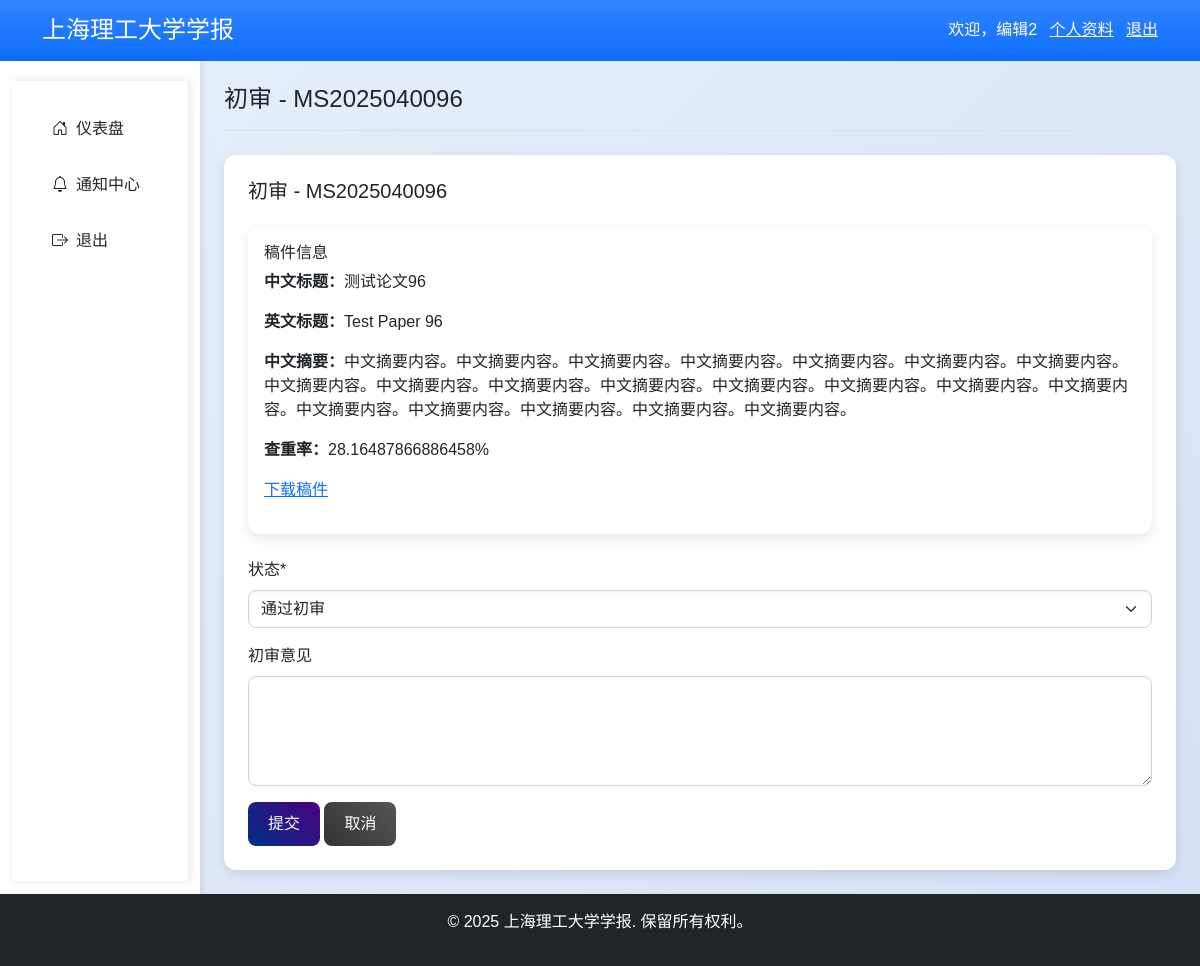
The page /editor/initial-review/MS2025040096/ (signed in) on the database its author committed.
### accounts/models.py (models this page shows, shortened)
class UserProfile(models.Model):
    user = models.OneToOneField(User, on_delete=models.CASCADE, related_name="profile")
    full_name = models.CharField("姓名", max_length=50)
    institution = models.CharField("单位", max_length=200)
    title = models.CharField("职称", max_length=50, blank=True)
    email = models.EmailField("电子邮箱", unique=True)
    phone = models.CharField(
        "电话", max_length=20, validators=[RegexValidator(r'^\+?\d{10,15}$', "电话格式无效")])
    orcid = models.CharField("ORCID", max_length=50, blank=True)
    research_fields = models.ManyToManyField(ResearchField, verbose_name="研究领域")
    class Meta:
        verbose_name = "用户资料"
        verbose_name_plural = "用户资料"

### manuscripts/models.py (models this page shows, shortened)
class Manuscript(models.Model):
    manuscript_id = models.CharField("稿件编号", max_length=20, unique=True)
    STATUS_CHOICES = [
        ('DRAFT', '草稿'),
        ('SUBMITTED', '已提交'),
        ('UNDER_REVIEW', '外审中'),
        ('REVISION_REQUIRED', '需要修改'),
        ('REVISED', '已修改'),
        ('ACCEPTED', '已接受'),
        ('REJECTED', '已拒绝'),
        ('REJECT_INITIAL', '初审拒绝'),
        ('PUBLISHED', '已发表'),
    ]
    STATUS_CHOICES_DICT = dict(STATUS_CHOICES)
    status = models.CharField("状态", max_length=30, choices=STATUS_CHOICES, default='DRAFT')
    title_cn = models.CharField("中文标题", max_length=200)
    title_en = models.CharField("英文标题", max_length=200)
    authors = models.TextField("作者列表")
    affiliations = models.TextField("作者单位")
    corresponding_author = models.CharField("通讯作者", max_length=100)
    submitter = models.ForeignKey(User, on_delete=models.CASCADE, related_name="submitted_manuscripts")
    type = models.ForeignKey(ManuscriptType, on_delete=models.SET_NULL, null=True, verbose_name="稿件类型")
    abstract_cn = models.TextField("中文摘要")
    abstract_en = models.TextField("英文摘要")
    keywords_cn = models.CharField("中文关键词", max_length=200)
    keywords_en = models.CharField("英文关键词", max_length=200)
    category_number = models.CharField("中图分类号", max_length=50, blank=True)
    research_field = models.ForeignKey(ResearchField, on_delete=models.SET_NULL, null=True, verbose_name="研究领域")
    similarity_rate = models.FloatField(
        "查重率", default=0.0, validators=[MinValueValidator(0.0), MaxValueValidator(100.0)])
    manuscript_file = models.FileField("原稿文件", upload_to="manuscripts/")
    revised_file = models.FileField("修改稿文件", upload_to="manuscripts/revised/", blank=True)
    additional_file = models.FileField("附加文件", upload_to="manuscripts/additional/", blank=True)
    created_at = models.DateTimeField("创建时间", auto_now_add=True)
    updated_at = models.DateTimeField("更新时间", auto_now=True)
    submit_date = models.DateTimeField("提交时间", null=True, blank=True)
    handling_editor = models.ForeignKey(
        User, on_delete=models.SET_NULL, related_name="handling_manuscripts", null=True, blank=True, verbose_name="责任编辑"
    )
    decision_date = models.DateTimeField("决定时间", null=True, blank=True)
    publish_date = models.DateField("出版日期", null=True, blank=True)
    volume = models.IntegerField("卷号", null=True, blank=True)
    issue = models.IntegerField("期号", null=True, blank=True)
    class Meta:
        verbose_name = "稿件"
        verbose_name_plural = "稿件"

### editor/views.py (the view)
# urls.py: path('initial-review/<str:manuscript_id>/', views.initial_review, name='initial_review'),
@login_required
def initial_review(request, manuscript_id):
    manuscript = get_object_or_404(Manuscript, manuscript_id=manuscript_id, status='SUBMITTED')
    if 'Editor' not in UserRole.objects.filter(user=request.user, is_active=True).values_list('role__name', flat=True):
        return HttpResponseForbidden("无权限访问")
    if request.method == 'POST':
        form = InitialReviewForm(request.POST, instance=manuscript)
        if form.is_valid():
            manuscript = form.save(commit=False)
            manuscript.handling_editor = request.user
            manuscript.decision_date = timezone.now()
            manuscript.save()
            notification_type = 'DECISION' if manuscript.status == 'REJECT_INITIAL' else 'SUBMISSION'
            Notification.objects.create(
                recipient=manuscript.submitter,
                notification_type=notification_type,
                title=f"稿件 {manuscript.manuscript_id} 初审{'拒绝' if manuscript.status == 'REJECT_INITIAL' else '通过'}",
                message=f"您的稿件《{manuscript.title_cn}》{'初审未通过，原因：' + form.cleaned_data['comment'] if manuscript.status == 'REJECT_INITIAL' else '已通过初审，进入外审阶段'}",
                url=f"/manuscripts/detail/{manuscript.manuscript_id}/",
                related_id=manuscript.manuscript_id
            )
            with open('media/notifications/log.txt', 'a', encoding='utf-8') as f:
                f.write(f"{timezone.now()}: 稿件 {manuscript.manuscript_id} 初审 {manuscript.status} by {request.user.username}\n")
            messages.success(request, "初审完成")
            return redirect('editor_dashboard')
    else:
        form = InitialReviewForm(instance=manuscript)
    return render(request, 'editor/initial_review.html', {'form': form, 'manuscript': manuscript})

### editor/forms.py (shortened to what this page needs)
class InitialReviewForm(forms.ModelForm):
    comment = forms.CharField(
        label="初审意见", widget=forms.Textarea(attrs={'rows': 4}), required=False
    )
    class Meta:
        model = Manuscript
        fields = ['status', 'comment']
    def __init__(self, *args, **kwargs):
        super().__init__(*args, **kwargs)
        self.fields['status'].choices = [
            ('UNDER_REVIEW', '通过初审'),
            ('REJECT_INITIAL', '初审拒绝'),
        ]

### templates/editor/initial_review.html (shortened to what this page needs)
{% extends "base.html" %}
{% load crispy_forms_filters %}
{% load crispy_forms_tags %}
{% block page_title %}初审 - {{ manuscript.manuscript_id }}{% endblock %}
{% block content %}
<div class="card shadow p-4">
  <h2 class="card-title h5 mb-4">初审 - {{ manuscript.manuscript_id }}</h2>
  <div class="card mb-4">
    <div class="card-body">
      <h3 class="h6">稿件信息</h3>
      <p><strong>中文标题：</strong>{{ manuscript.title_cn }}</p>
      <p><strong>英文标题：</strong>{{ manuscript.title_en }}</p>
      <p><strong>中文摘要：</strong>{{ manuscript.abstract_cn }}</p>
      <p><strong>查重率：</strong>{{ manuscript.similarity_rate }}%</p>
      <p><a href="{{ manuscript.manuscript_file.url }}">下载稿件</a></p>
    </div>
  </div>
  <form method="post">
    {{ form|crispy }}
    <button type="submit" class="btn btn-primary bg-gradient">提交</button>
    <a href="{% url 'editor_dashboard' %}" class="btn btn-secondary bg-gradient">取消</a>
  </form>
</div>
{% endblock %}

### templates/components/header.html
<header class="bg-primary bg-gradient text-white py-3">
  <div class="container d-flex justify-content-between align-items-center">
    <h1 class="h4 mb-0">上海理工大学学报</h1>
    {% if user.is_authenticated %}
      <div>
        <span>欢迎，{{ user.profile.full_name }}</span>
        <a href="{% url 'profile' %}" class="text-white mx-2">个人资料</a>
        <a href="{% url 'logout' %}" class="text-white">退出</a>
      </div>
    {% else %}
      <div>
        <a href="{% url 'login' %}" class="text-white mx-2">登录</a>
        <a href="{% url 'register' %}" class="text-white">注册</a>
      </div>
    {% endif %}
  </div>
</header>

### static/css/custom.css (style rules this page uses)
body { background: linear-gradient(135deg, #e6f0fa 0%, #d6e0f5 100%) !important; font-family: 'Arial', sans-serif; color: #212529; }
.card { border-radius: 12px !important; border: none !important; background: #ffffff !important; box-shadow: 0 4px 12px rgba(0, 0, 0, 0.1) !important; transition: transform 0.2s ease, box-shadow 0.2s ease; }
.btn-primary.bg-gradient { background: linear-gradient(45deg, #003087, #4B0082) !important; border: none !important; color: #ffffff !important; padding: 10px 20px; font-weight: 500; border-radius: 8px !important; transition: all 0.3s ease; }
.btn-secondary.bg-gradient { background: linear-gradient(45deg, #333333, #555555) !important; border: none !important; color: #ffffff !important; padding: 10px 20px; font-weight: 500; border-radius: 8px !important; transition: all 0.3s ease; }
.form-control, .form-select { border-radius: 8px !important; border: 1px solid #ced4da !important; box-shadow: inset 0 1px 3px rgba(0, 0, 0, 0.05) !important; transition: all 0.3s ease; }

### rows shown on the page
Manuscript: manuscript_id "MS2025040096", title_cn "测试论文96", title_en "Test Paper 96", abstract_cn "中文摘要内容。中文摘要内容。中文摘要内容。中文摘要内容。中文摘要内容。中文摘要内容。中文摘要内容。中文摘要内容。中文摘要内容。中文摘要内容。中文摘要内容。中文摘要内容。中文摘要内容。中文摘要内容。中文摘要内容。中文摘要内容。中文摘要内容。中文摘要内容。中文摘要内容。中文摘要内容。", similarity_rate "28.16487866886458", status "通过初审"

### other values the page prints
{{ user.profile.full_name }} "编辑2"
